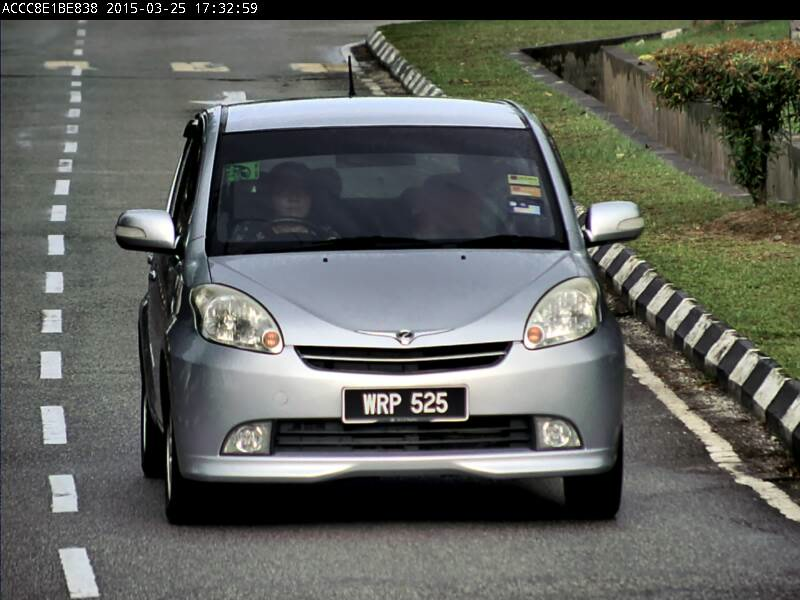
//> input picture C++/Computer Vision/Morphological operations/Morphological operations/1.jpg, 800 x 600 px
$ ./Source   (built with g++ and OpenCV 4)
//> lines starting //> are read from the running program, lines starting //| are printed output that depends on the picture; after the words box and inside, x2 and y2 are one past the last pixel; in counts of white or black regions, pixels touching at a corner belong together
#include <iostream>

#include "highgui/highgui.hpp"
#include "core/core.hpp"
#include "opencv.hpp"

// cv::
using namespace cv;

Mat RBGtoGrey(Mat RBG);
Mat EqualizeHistogram(Mat grey);
Mat Blur(Mat grey, int INeighbour = 1);
Mat Sobel(Mat grey, int kernel_toUse = 0, int TH = 50, int INeighbour = 1);
Mat Dilation(Mat grey, int INeighbour=1);
Mat Erosion(Mat grey, int INeighbour=1);

int main() {
	// Using the Mat datatype defined in cv
	Mat LPRImage;
	// Load an image
	LPRImage = imread("1.jpg");
//> LPRImage is the input picture: 600 rows x 800 cols, CV_8UC3; mean B, G, R 92.2, 97.2, 95
	// Change it to grey scale
	Mat greyImage = RBGtoGrey(LPRImage);
//> after the loop in RBGtoGrey, `for (int i = 0; i < RGB.rows; i++)`:
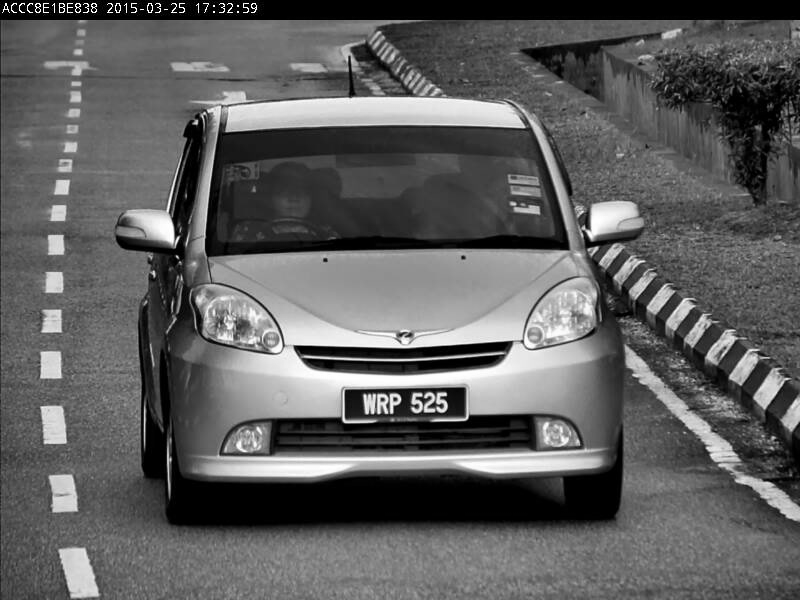
//> grey: 600 rows x 800 cols, CV_8UC1; min 0, max 255, mean 94.5
	// Equalize the image
	Mat EQImg = EqualizeHistogram(greyImage);
	// Blur the image to remove any noise
	Mat blurred = Blur(EQImg);
	// Vertical edge detection
	Mat verical_edge = Sobel(blurred);

	/* Opening */
	// Erode Image
	Mat erodedImg = Erosion(verical_edge);
	// Dilate the Eroded image
	imshow("morophogical opening mask", Dilation(erodedImg, 6));

	// Without this function the image will close immediately
	waitKey();
}

Mat Dilation(Mat grey, int INeighbour)
{
	Mat dilated = grey.clone();

	// Loop over the rows excluding the borders
	for (int i = INeighbour; i < grey.rows; i++)
		// Loop over the columns excluding the borders
		for (int j = INeighbour; j < grey.cols; j++)
		{
			// Focus on the black pixels
			if (grey.at<uchar>(i, j) == 0)
			{
				bool changed = false;
				for (int x = -INeighbour; x <= INeighbour; x++)
				{
					for (int y = -INeighbour; y <= INeighbour; y++)
						// If a neighbor is white
						if (grey.at<uchar>(i+x, j+y) == 255)
						{
							// Make the pixel white
							dilated.at<uchar>(i, j) = 255;
							changed = true;
							break;
						}
					// If the pixel is altered, stop iterating over the neighbors
					if (changed)
						break;
				}

			}
		}

	return dilated;
}

Mat Erosion(Mat grey, int INeighbour)
{
	Mat eroded = grey.clone();

	// Loop over the rows excluding the borders
	for (int i = INeighbour; i < grey.rows; i++)
		// Loop over the columns excluding the borders
		for (int j = INeighbour; j < grey.cols; j++)
		{
			// Focus on the white pixels
			if (grey.at<uchar>(i, j) == 255)
			{
				bool changed = false;
				for (int x = -INeighbour; x <= INeighbour; x++)
				{
					for (int y = -INeighbour; y <= INeighbour; y++)
						// If a neighbor is black
						if (grey.at<uchar>(i + x, j + y) == 0)
						{
							// Make the pixel black
							eroded.at<uchar>(i, j) = 0;
							changed = true;
							break;
						}
					// If the pixel is altered, stop iterating over the neighbors
					if (changed)
						break;
				}

			}
		}

	return eroded;
}

Mat Sobel(Mat grey, int kernel_toUse, int TH, int INeighbour)
{
	// Declare the kernels
	int Gx[3][3] = { {-1, 0, 1}, {-2, 0, 2}, {-1, 0, 1} };
	int Gy[3][3] = { {-1, -2, -1}, {0, 0, 0}, {1, 2, 1} };

	// Pick the kernel to use
	int(*kernel)[3] = (kernel_toUse == 0) ? Gx : Gy;

	Mat VS = grey.clone();
	// Excludes INeighbour borders
	for (int i = INeighbour; i < grey.rows - INeighbour; i++)
		// Excludes INeighbour borders
		for (int j = INeighbour; j < grey.cols - INeighbour; j++) {
			int value = 0;
			for (int x = -1; x < 2; x++)
				for (int y = -1; y < 2; y++)
					value += grey.at<uchar>(i + x, j + y) * kernel[x + 1][y + 1];

			VS.at<uchar>(i, j) = value > TH ? 255 : 0;
		}

	return VS;
}

Mat Blur(Mat grey, int INeighbour)
{
	// Create a black grey scaled image
	Mat blurred = grey.clone();

	// Excludes INeighbour borders
	for (int i = INeighbour; i < grey.rows - INeighbour; i++)
		// Excludes INeighbour borders
		for (int j = INeighbour; j < grey.cols - INeighbour; j++) {
			int total = 0;
			// Reflects the number ot divide by to get the average
			int count = 0;
			// Iterate 3 times
			for (int x = -INeighbour; x <= INeighbour; x++)
				// Iterate 3 times
				for (int y = -INeighbour; y <= INeighbour; y++) {
					count++;
					total += grey.at<uchar>(i + x, j + y);
				}

			// Set the value to average
			blurred.at<uchar>(i, j) = total / count;
		}

	return blurred;
}

Mat EqualizeHistogram(Mat grey)
{
	Mat EQ = grey.clone();

	// 1. Pixel count
	int count[256] = { 0 };
	for (int i = 0; i < grey.rows; i++)
		for (int j = 0; j < grey.cols; j++)
			count[grey.at<uchar>(i, j)]++;
//> after the loop, count = 256 values, max 29952 at index 0, min 217 at index 255, mean 1875

	// 2. Probability
	float probability[256];
	float img_size = grey.cols * grey.rows;
//> img_size = 480000
	for (int i = 0; i < 256; i++)
		probability[i] = (float)count[i] / img_size;
//> after the loop, probability = 256 values, max 0.0624 at index 0, min 0.000452 at index 255, mean 0.00391

	// 3. Accumulative probability
	float acc_probability[256];
	acc_probability[0] = probability[0];
//> acc_probability = 256 values, max 0.0624 at index 0, min 0 at index 1, mean 0.000244
	for (int i = 1; i < 256; i++)
		acc_probability[i] = probability[i] + acc_probability[i - 1];
//> after the loop, acc_probability = 256 values from 0.0624 to 1

	// 4. Evaluate the new pixel value (G - 1 = 255)
	for (int i = 0; i < EQ.rows; i++)
		for (int j = 0; j < EQ.cols; j++)
			EQ.at<uchar>(i, j) = (int)(acc_probability[grey.at<uchar>(i, j)] * 255);
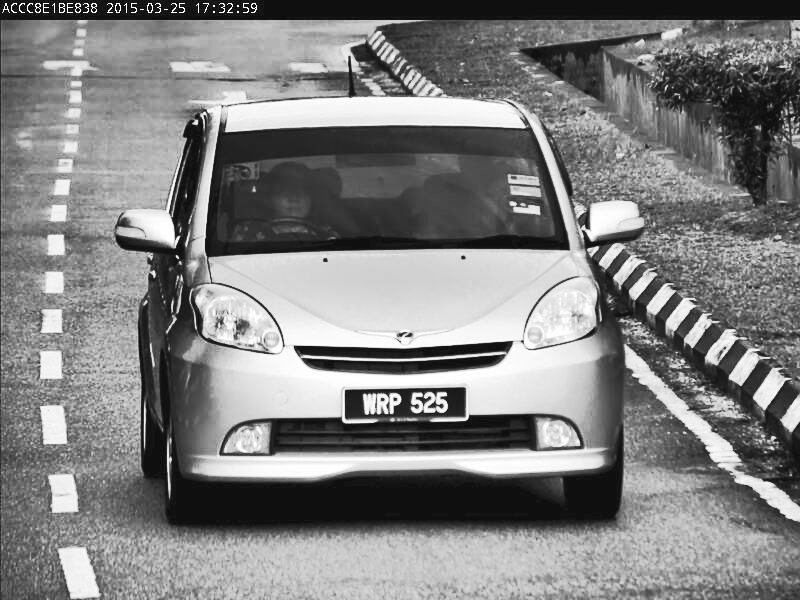
//> EQ: 600 rows x 800 cols, CV_8UC1; min 15, max 255, mean 128.2
//> after the loop in Sobel, `for (int i = INeighbour; i < grey.rows - INeighbour; i++)`:
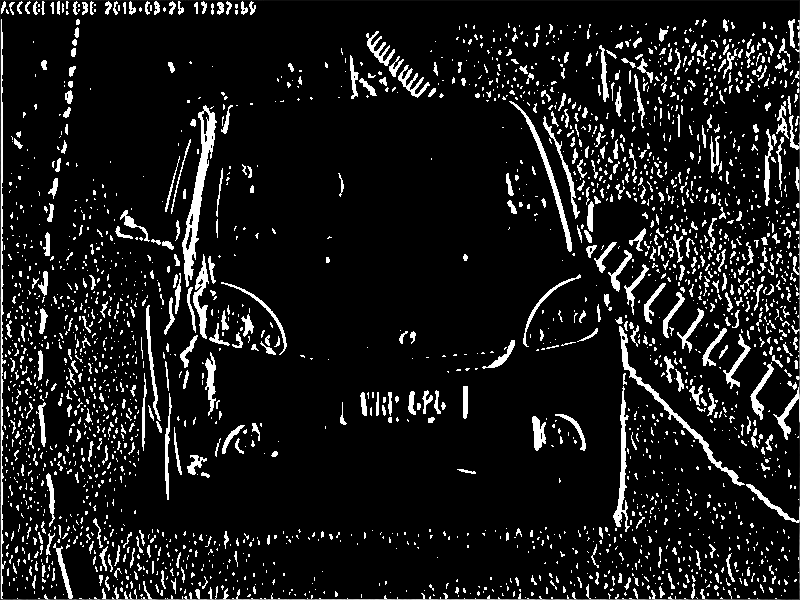
//> VS: 600 rows x 800 cols, CV_8UC1; min 0, max 255, mean 25.1
//> after the loop in Erosion, `for (int i = INeighbour; i < grey.rows; i++)`:
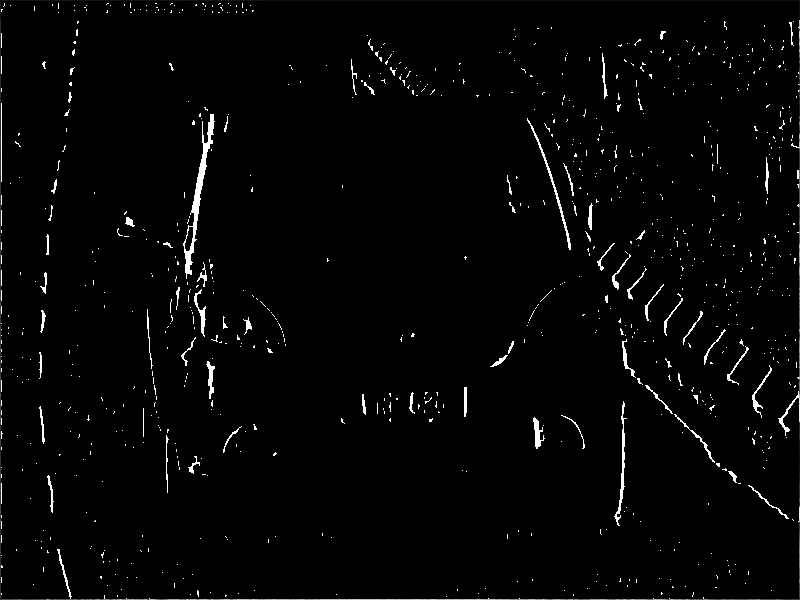
//> eroded: 600 rows x 800 cols, CV_8UC1; 7.88% of pixels changed, all inside (x1, y1, x2, y2) = (1, 1, 799, 599)
//> after the loop in Dilation, `for (int i = INeighbour; i < grey.rows; i++)`:
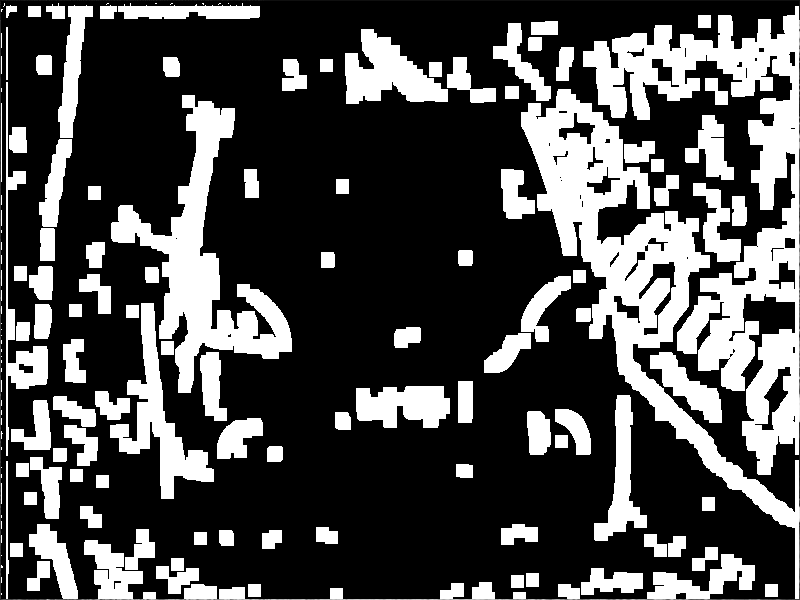
//> dilated: 600 rows x 800 cols, CV_8UC1; min 0, max 255, mean 76.6

	return EQ;
}

Mat RBGtoGrey(Mat RGB) {
	// Create a black grey scaled image
	Mat grey = Mat::zeros(RGB.size(), CV_8UC1);

	// For each row of the image
	for (int i = 0; i < RGB.rows; i++)
		// For every three values of the coloumn
		for (int j = 0; j < RGB.cols * 3; j += 3) {
			// Average the three RGB channels
			int grey_value = (RGB.at<uchar>(i, j) + RGB.at<uchar>(i, j + 1) + RGB.at<uchar>(i, j + 2)) / 3;
			// Assign them to the respective pixel
			grey.at<uchar>(i, j / 3) = grey_value;
		}

	return grey;
}
